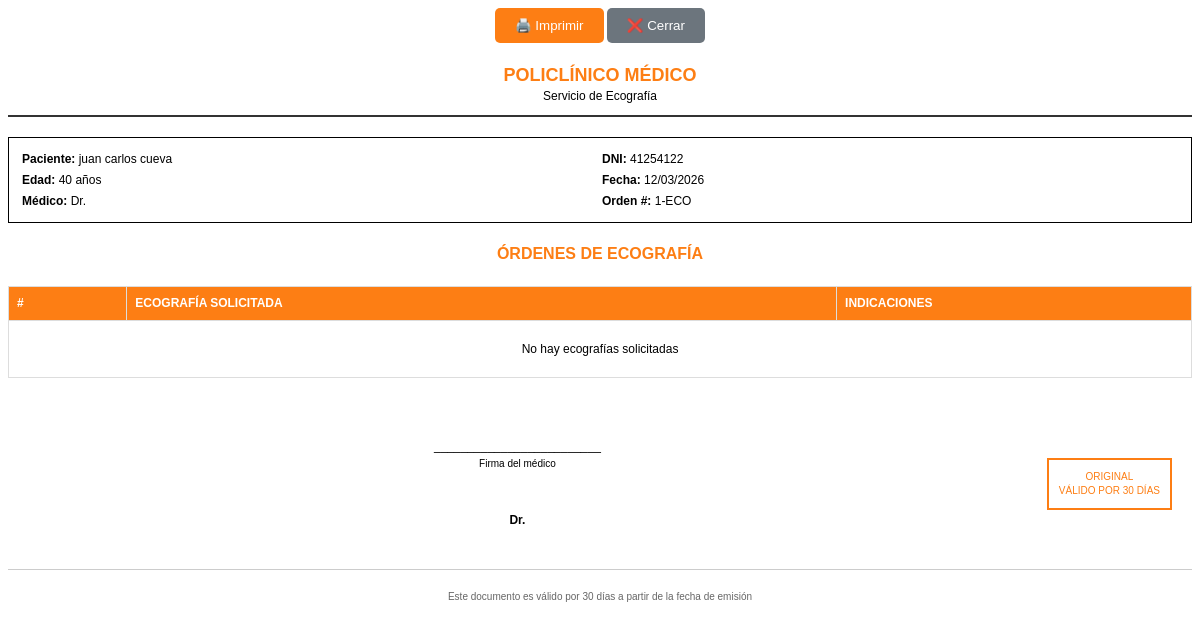
Page /doctor/imprimir-ecografias/1/ (signed in) on the committed database.
### pacientes/models.py (models this page shows, shortened)
class Paciente(models.Model):
    dni = models.CharField(max_length=8, unique=True)
    nombres = models.CharField(max_length=100)
    apellidos = models.CharField(max_length=100)
    fecha_nacimiento = models.DateField()
    telefono = models.CharField(max_length=15, blank=True)
    direccion = models.CharField(max_length=200, blank=True)
    creado_en = models.DateTimeField(auto_now_add=True)
    activo = models.BooleanField(default=True, verbose_name='¿Activo?',help_text='Indica si el paciente está activo en el sistema')
    @property
    def edad(self):
        if self.fecha_nacimiento:
            hoy = date.today()
            return hoy.year - self.fecha_nacimiento.year - (
                (hoy.month, hoy.day) < (self.fecha_nacimiento.month, self.fecha_nacimiento.day)
            )
        return None

### consultas/models.py (models this page shows, shortened)
class Consulta(models.Model):
    class EstadoConsulta(models.TextChoices):
        REGISTRADA = 'REGISTRADA', 'Registrada'
        PAGADA = 'PAGADA', 'Pagada'
        TRIAJE_PENDIENTE = 'TRIAJE_PENDIENTE', 'Triaje pendiente'
        EN_TRIAGE = 'EN_TRIAGE', 'En triaje'
        TRIAJE_COMPLETO = 'TRIAJE_COMPLETO', 'Triaje completo'
        ATENDIDA = 'ATENDIDA', 'Atendida'
    paciente = models.ForeignKey(
        'pacientes.Paciente',
        on_delete=models.PROTECT,
        related_name='consultas'
    )
    tarifa = models.ForeignKey(
        TarifaConsulta,
        on_delete=models.PROTECT
    )
    tipo_consulta = models.CharField(
        max_length=20
    )
    especialidad = models.CharField(
        max_length=20,
        null=True,
        blank=True
    )
    precio = models.DecimalField(
        max_digits=8,
        decimal_places=2
    )
    doctor = models.ForeignKey(
        Doctor,
        on_delete=models.SET_NULL,
        null=True,
        blank=True,
        verbose_name='Médico asignado',
        help_text='Seleccione el médico que atenderá la consulta'
    )
    estado = models.CharField(
        max_length=20,
        choices=EstadoConsulta.choices,
        default=EstadoConsulta.REGISTRADA
    )
    fecha = models.DateTimeField(auto_now_add=True)
    diagnostico = models.TextField(
        blank=True,
        null=True,
        verbose_name='Diagnóstico',
        help_text='Diagnóstico principal de la consulta'
    )
    observaciones = models.TextField(
        blank=True,
        null=True,
        verbose_name='Observaciones',
        help_text='Observaciones y hallazgos del examen físico'
    )
    tratamiento = models.TextField(
        blank=True,
        null=True,
        verbose_name='Tratamiento',
        help_text='Plan de tratamiento indicado'
    )
    fecha_atencion = models.DateTimeField(
        blank=True,
        null=True,
        verbose_name='Fecha de atención',
        help_text='Fecha y hora en que se atendió la consulta'
    )
    es_lectura_resultados = models.BooleanField(
        default=False,
        verbose_name='Es lectura de resultados',
        help_text='Consulta solo para lectura de resultados de exámenes'
    )
    class Meta:
        verbose_name = 'Consulta'
        verbose_name_plural = 'Consultas'
        ordering = ['-fecha']

### doctores/views.py (the view)
# urls.py: path('imprimir-ecografias/<int:consulta_id>/', views.imprimir_ecografias, name='imprimir_ecografias'),
@login_required
def imprimir_ecografias(request, consulta_id):
    consulta = get_object_or_404(Consulta, id=consulta_id)
    paciente = consulta.paciente
    if 'ecografias_temp' in request.session and request.session['ecografias_temp']:
        ecografias = request.session['ecografias_temp']
    else:
        ecografias = OrdenExamen.objects.filter(
            consulta=consulta,
            tipo_examen='ECOGRAFIA'
        )
        ecografias = [{
            'examen': e.examen_especifico,
            'indicaciones': e.indicaciones
        } for e in ecografias]
    tipo_impresion = request.GET.get('tipo', 'normal')
    context = {
        'consulta': consulta,  # CORREGIDO: estaba 'consulte'
        'paciente': paciente,
        'ecografias': ecografias,
        'fecha_actual': timezone.now().date(),
        'tipo_impresion': tipo_impresion,
    }
    if tipo_impresion == 'termica':
        return render(request, 'doctores/imprimir/ecografias_termica.html', context)
    else:
        return render(request, 'doctores/imprimir/ecografias.html', context)

### config/context_processors.py (called while the page is built)
def grupos_usuario(request):
    if request.user.is_authenticated:
        grupos = list(request.user.groups.values_list('name', flat=True))
        return {
            'user_groups': grupos,
            'es_doctor': 'doctores' in grupos,
            'es_recepcion': 'recepcion' in grupos,
            'es_farmacia': 'farmacia' in grupos,
            'es_laboratorio': 'laboratorio' in grupos,
            'es_administrador': 'administrador' in grupos,
            'es_super_user': request.user.is_superuser,
        }
    return {}

### doctores/templates/doctores/imprimir/ecografias.html (shortened to what this page needs)
<!DOCTYPE html>
<html lang="es">
<head>
</head>
<body>
    <div class="no-print" style="text-align: center; margin-bottom: 20px;">
        <button onclick="window.print()" style="padding: 10px 20px; background-color: #fd7e14; color: white; border: none; border-radius: 5px; cursor: pointer;">
            🖨️ Imprimir
        </button>
        <button onclick="window.close()" style="padding: 10px 20px; background-color: #6c757d; color: white; border: none; border-radius: 5px; cursor: pointer;">
            ❌ Cerrar
        </button>
    </div>
    <div class="header">
        <div class="clinic-name">POLICLÍNICO MÉDICO</div>
        <div>Servicio de Ecografía</div>
    </div>
    <div class="patient-info">
        <table width="100%">
            <tr>
                <td width="50%"><strong>Paciente:</strong> {{ paciente.nombres }} {{ paciente.apellidos }}</td>
                <td width="50%"><strong>DNI:</strong> {{ paciente.dni }}</td>
            </tr>
            <tr>
                <td><strong>Edad:</strong> {{ paciente.edad }} años</td>
                <td><strong>Fecha:</strong> {{ fecha_actual|date:"d/m/Y" }}</td>
            </tr>
            <tr>
                <td><strong>Médico:</strong> Dr. {{ consulta.doctor.nombres }} {{ consulta.doctor.apellidos }}</td>
                <td><strong>Orden #:</strong> {{ consulta.id }}-ECO</td>
            </tr>
        </table>
    </div>
    <div class="title">
        ÓRDENES DE ECOGRAFÍA
    </div>
    <table class="order-table">
        <thead>
            <tr>
                <th width="10%">#</th>
                <th width="60%">ECOGRAFÍA SOLICITADA</th>
                <th width="30%">INDICACIONES</th>
            </tr>
        </thead>
        <tbody>
            {% for eco in ecografias %}
            <tr>
                <td>{{ forloop.counter }}</td>
                <td>
                    {{ eco.examen }}
                    {% if "OTRO:" in eco.examen %}
                        <span class="urgent">[ECOGRAFÍA ESPECIAL]</span>
                    {% endif %}
                </td>
                <td>{{ eco.indicaciones|default:"-" }}</td>
            </tr>
            {% empty %}
            <tr>
                <td colspan="3" style="text-align: center; padding: 20px;">
                    No hay ecografías solicitadas
                </td>
            </tr>
            {% endfor %}
        </tbody>
    </table>
    <div class="doctor-signature">
        <div class="stamp">
            ORIGINAL<br>
            VÁLIDO POR 30 DÍAS
        </div>
        <div style="margin-top: 40px;">
            _________________________
            <br>
            <small>Firma del médico</small>
        </div>
        <div class="doctor-name">
            Dr. {{ consulta.doctor.nombres }} {{ consulta.doctor.apellidos }}<br>
        </div>
    </div>
    <div class="footer">
        <p>Este documento es válido por 30 días a partir de la fecha de emisión</p>
    </div>
</body>
</html>

### doctores/templates/doctores/imprimir/ecografias.html (style rules this page uses)
body { font-family: 'Arial', sans-serif; font-size: 12px; line-height: 1.4; }
.header { text-align: center; margin-bottom: 20px; border-bottom: 2px solid #333; padding-bottom: 10px; }
.clinic-name { font-size: 18px; font-weight: bold; color: #fd7e14; }
.patient-info { margin: 15px 0; padding: 10px; border: 1px solid #000; }
.title { text-align: center; font-size: 16px; font-weight: bold; margin: 20px 0; color: #fd7e14; }
.order-table { width: 100%; border-collapse: collapse; margin-bottom: 20px; }
.order-table th { background-color: #fd7e14; color: white; text-align: left; padding: 8px; border: 1px solid #ddd; }
.order-table td { padding: 8px; border: 1px solid #ddd; }
.doctor-signature { margin-top: 60px; text-align: center; }
.doctor-name { font-weight: bold; margin-top: 40px; }
.stamp { float: right; border: 2px solid #fd7e14; padding: 10px; margin: 20px; text-align: center; font-size: 10px; color: #fd7e14; }
.footer { margin-top: 40px; text-align: center; font-size: 10px; color: #666; border-top: 1px solid #ccc; padding-top: 10px; }

### rows in the picture
Paciente: nombres "juan carlos", apellidos "cueva", dni "41254122", edad "40"
Consulta: id "1"
